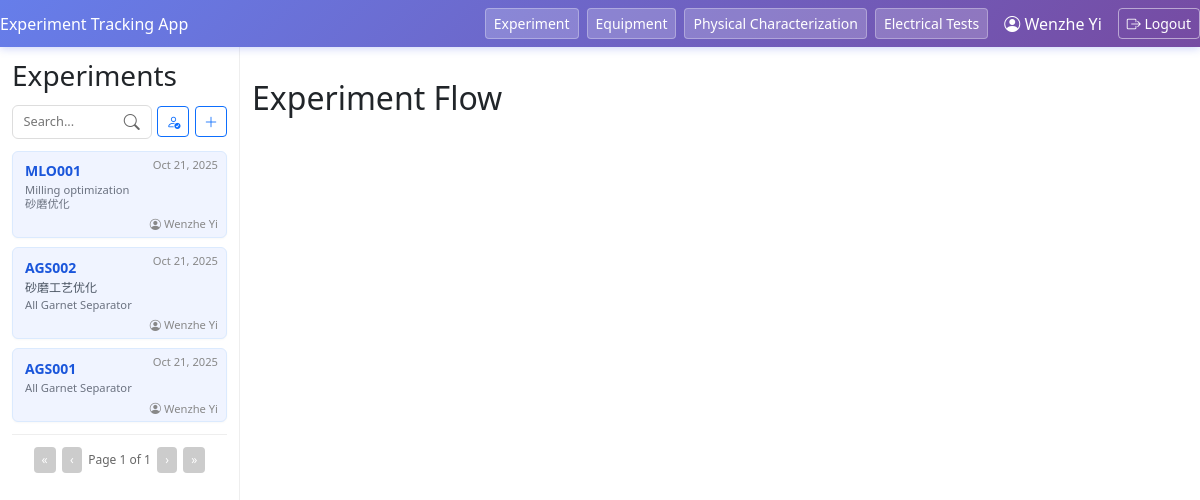
The page / (signed in) on the database as committed earlier.
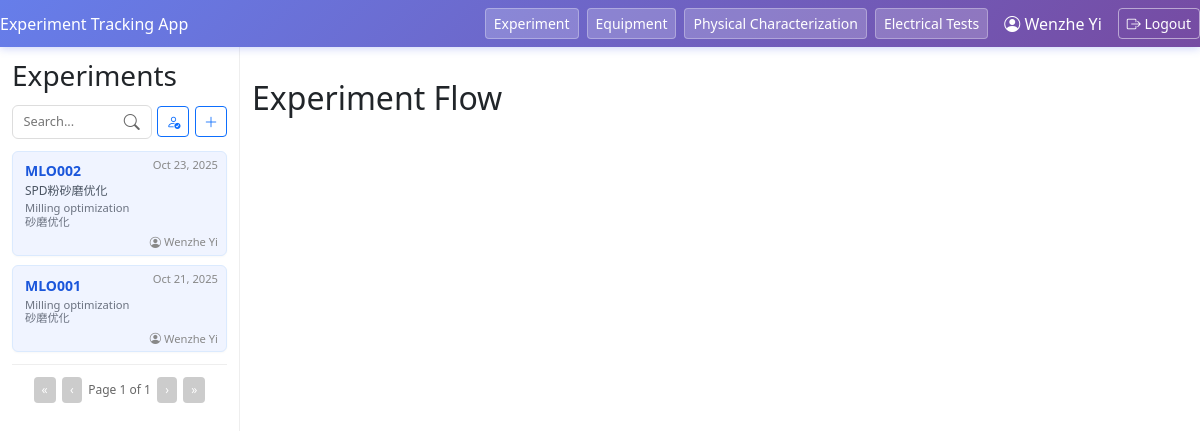
The same page on the database as committed later.
### experiment_flow/models.py (models this page shows, shortened)
class Exp(models.Model):
    exp_name = models.CharField(max_length = 30)
    exp_description = models.TextField(blank = True, null = True)
    created_on = models.DateTimeField(auto_now_add=True)
    project = models.ForeignKey(Project, on_delete = models.CASCADE, related_name = 'experiment', null = True)
    owner = models.ForeignKey(User, on_delete=models.CASCADE, related_name='experiments')

class Project(models.Model):
    project_name = models.CharField(max_length = 50)
    project_code = models.CharField(max_length = 3, null = True, blank = True)
    group = models.ForeignKey(ResearchGroup, on_delete = models.CASCADE, related_name = 'project', null = True)
    created_on = models.DateTimeField(auto_now_add=True)

### experiment_flow/views.py (the view)
# urls.py: path('', views.index, name = 'index'),
@login_required
def index(request):
    search_query = request.GET.get('search', '')
    my_experiments = request.GET.get('my_experiments', '')
    latest_exp = Exp.objects.order_by('-created_on')
    if my_experiments == '1':
        latest_exp = latest_exp.filter(owner=request.user)
    if search_query:
        latest_exp = latest_exp.filter(
            Q(exp_name__icontains=search_query) |
            Q(exp_description__icontains=search_query) |
            Q(project__project_name__icontains=search_query)
        )
    page_number = request.GET.get('page', 1)
    paginator = Paginator(latest_exp, 10)  # 10 experiments per page
    page_obj = paginator.get_page(page_number)
    return render(request, 'experiment_flow/index.html', {
        'experiments': page_obj,
        'page_obj': page_obj,
        'search_query': search_query
    })

### experiment_flow/templates/experiment_flow/index.html
{% extends "experiment_flow/base.html" %}
{% block content %}
    <h2>Experiment Flow</h2>
{% endblock %}

### experiment_flow/templates/experiment_flow/base.html (shortened to what the changed rows need)
<!DOCTYPE html>
<html lang="en">
<head>
    <link rel="stylesheet" href="https://cdn.jsdelivr.net/npm/bootstrap-icons@1.11.1/font/bootstrap-icons.css">
    <link href="https://cdn.jsdelivr.net/npm/bootstrap@5.3.0/dist/css/bootstrap.min.css" rel="stylesheet">
    <link href="https://cdn.jsdelivr.net/npm/select2@4.1.0-rc.0/dist/css/select2.min.css" rel="stylesheet" />
    <link href="https://cdn.jsdelivr.net/npm/select2-bootstrap-5-theme@1.3.0/dist/select2-bootstrap-5-theme.min.css" rel="stylesheet" />
</head>
<body>
    <div class="main-layout">
        <div class="sidebar">
            {% if experiments %}
            {% for exp in experiments %}
                <a href="{% url 'experiment_detail' exp.id %}?page={{ page_obj.number|default:1 }}"
                   class="experiment-card{% if experiment.id == exp.id %} active{% endif %}"
                   style="text-decoration:none; color:inherit; display:block;">
                    <span class="experiment-heading">{{ exp.exp_name }}</span>
                    <div class="experiment-date">
                        {{ exp.created_on|date:"M d, Y" }}
                    </div>
                    {% if exp.exp_description %}
                    <span class="experiment-description">{{ exp.exp_description }}</span>
                    {% endif %}
                    <span class="project-name">{{ exp.project.project_name }}</span>
                    <span class="experiment-owner">
                        <i class="bi bi-person-circle"></i>
                        {% if exp.owner.first_name and exp.owner.last_name %}
                            {{ exp.owner.first_name }} {{ exp.owner.last_name }}
                        {% else %}
                            {{ exp.owner.username }}
                        {% endif %}
                    </span>
                </a>
            {% empty %}
                <p>No experiments found.</p>
            {% endfor %}
            {% endif %}
        </div>
        <div class="container">
            {% block content %}{% endblock %}
        </div>
    </div>
</body>
</html>

Rows that differ between the two databases and show on the page:
removed Exp: exp_name "AGS002", created_on "Oct 21, 2025", exp_description "砂磨工艺优化", project.project_name "All Garnet Separator", owner.first_name "Wenzhe", owner.last_name "Yi"
removed Exp: exp_name "AGS001", created_on "Oct 21, 2025", project.project_name "All Garnet Separator", owner.first_name "Wenzhe", owner.last_name "Yi"
added Exp: exp_name "MLO002", created_on "Oct 23, 2025", exp_description "SPD粉砂磨优化", project.project_name "Milling optimization 砂磨优化", owner.first_name "Wenzhe", owner.last_name "Yi"
